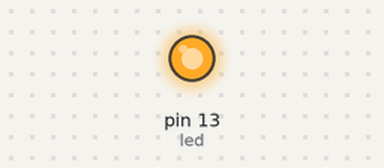
Bench run of a sketch on a simulated Arduino Uno, built with avr-gcc and run on an emulated ATmega328P. Parts: output pins drawn as LEDs (lit = HIGH).

Above: at 0.15 s.
At 11.25 s:
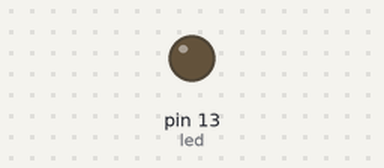
Timing chart, 0 to 11.7 s (numbered marks = the images above):
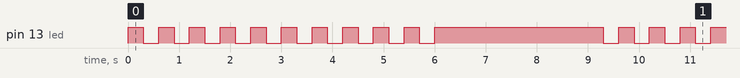

The sketch:

EJEMPLO_WHILE.ino
```cpp
/*
 * Programa de ejemplo del uso del do y while
 * Se enciende un led 10 veces y despues se mantiene encendido por 3 segundos y vuelve al ciclo
 */

 #define led 13 //Seleccion la salida del LED

 char cuenta = 0;

 void setup() {
  // put your setup code here, to run once:
  pinMode(led, OUTPUT);
}

void loop() {
  // put your main code here, to run repeatedly:
  while (cuenta < 10){
      digitalWrite(led, HIGH);
      delay(300);
      digitalWrite(led, LOW);
      delay(300);
      cuenta++;
  }
      digitalWrite(led, HIGH);
      delay(3000);
      cuenta = 0;
}
```

Measured:
- by itself, pin 13 (led): repeats every 9.0 s: 9 × (LOW 0.30 s, HIGH 0.30 s), LOW 0.30 s, HIGH 3.3 s
- by itself, everything shown: repeats every 9.0 s, in 20 steps
